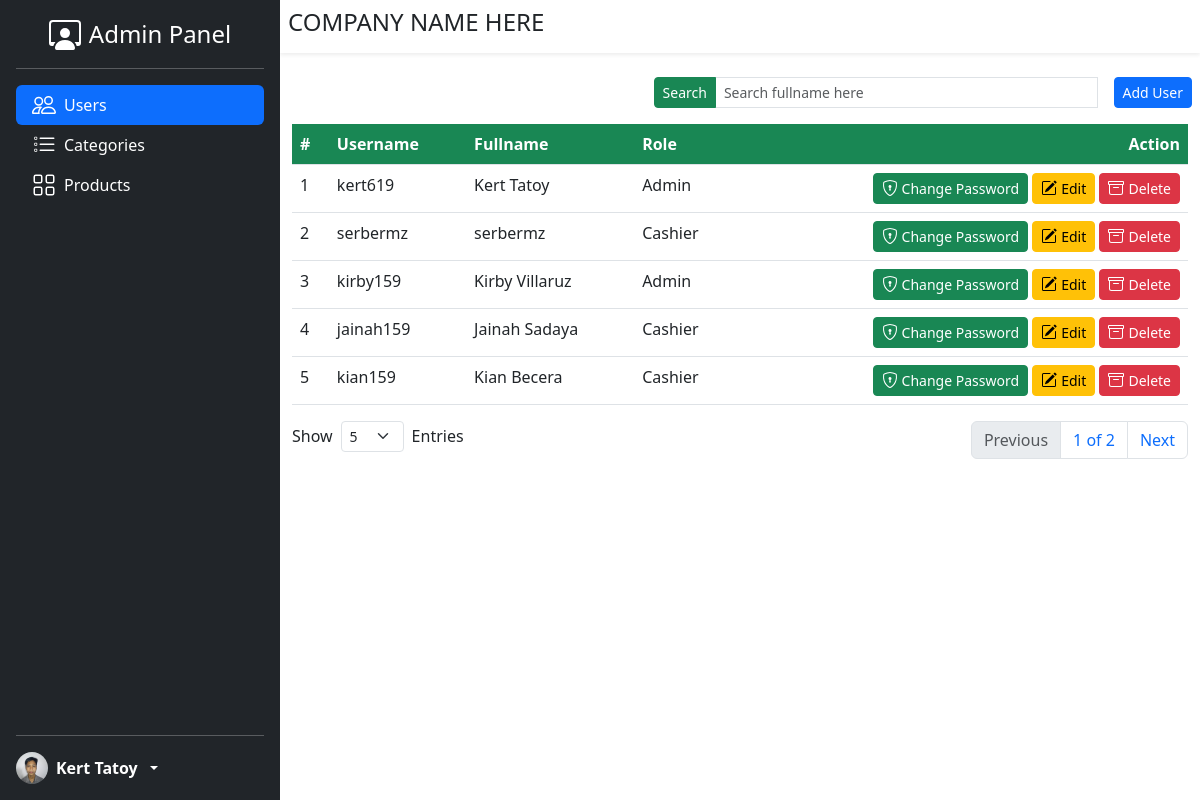
The page /admin/users.php (signed in) on the database its author committed.
### tables this page shows
CREATE TABLE `users` (
  `id` int(11) NOT NULL,
  `username` varchar(15) NOT NULL,
  `password` varchar(255) NOT NULL,
  `fullname` varchar(150) NOT NULL,
  `role` varchar(50) NOT NULL
);

### admin/users.php (the view, shortened to what this page needs)
<?php include_once 'includes/header.php'; ?>
<?php include_once 'includes/sidebar.php' ?>
<?php include_once 'includes/content-header.php' ?>
<?php
    $db = new DbConn();
    $pdo = $db->connect();
    $search = isset($_GET['search']) ? $_GET['search'] : '';
    $sql = "SELECT COUNT(id) as totalItems FROM users WHERE fullname LIKE :fullname";
    $stmt = $pdo->prepare($sql);
    $stmt->bindValue(':fullname', '%' . $search . '%');
    $stmt->execute();
    $result = $stmt->fetch();
    $totalItems = $result['totalItems'];
    $itemsPerPage = isset($_GET['entries']) ? $_GET['entries'] : 5;
    $totalPages = ceil($totalItems / $itemsPerPage);
    $currentPage = isset($_GET['page']) ? $_GET['page'] : 1;
    $offset = ($currentPage - 1) * $itemsPerPage;
    $sql = "SELECT * FROM users WHERE fullname LIKE :fullname ORDER BY id LIMIT $offset, $itemsPerPage";
    $stmt = $pdo->prepare($sql);
    $stmt->bindValue(':fullname', '%' . $search . '%');
    $stmt->execute();
    $result = $stmt->fetchAll();
?>
<div class="content mt-3">
    <div class="row m-0 justify-content-end gx-4 gx-md-3 gy-2">
        <div class="col-md-6">
            <form action="<?php echo $_SERVER['PHP_SELF'] ?>" method="GET">
                <div class="input-group input-group-sm">
                    <button class="btn btn-success">Search</button>
                    <input type="text" name='search' class="form-control shadow-none" placeholder="Search fullname here"
                        autocomplete="off" autofocus>
                </div>
            </form>
        </div>
        <div class="col-auto">
            <button class="btn btn-sm btn-primary btn-add" data-bs-toggle="modal" data-bs-target="#add-user-modal">Add
                User</button>
        </div>
    </div>
    <div class="container-fluid mt-3">
        <div class="table-responsive">
            <table class="table">
                <thead>
                    <tr class="text-bg-success">
                        <th scope="col">#</th>
                        <th scope="col">Username</th>
                        <th scope="col">Fullname</th>
                        <th scope="col">Role</th>
                        <th scope="col" class="text-end">Action</th>
                    </tr>
                </thead>
                <tbody>
                    <?php
                        $counter = 1;
                        foreach ($result as $user) {
                    ?>
                    <tr>
                        <td><?php echo $counter ?></td>
                        <td><?php echo $user['username'] ?></td>
                        <td><?php echo $user['fullname'] ?></td>
                        <td><?php echo $user['role'] ?></td>
                        <td class='text-nowrap text-end'>
                            <button
                                class='btn btn-sm btn-success d-inline-flex align-items-center gap-1 btn-change-pass'
                                data-id="<?php echo $user['id'] ?>">
                                <span>Change Password</span>
                            </button>
                            <button class='btn btn-sm btn-warning d-inline-flex align-items-center gap-1 btn-edit'
                                data-id="<?php echo $user['id'] ?>">
                                <span>Edit</span>
                            </button>
                            <button class='btn btn-sm btn-danger d-inline-flex align-items-center gap-1 btn-delete'
                                data-id="<?php echo $user['id'] ?>">
                                <span>Delete</span>
                            </button>
                        </td>
                    </tr>
                    <?php
                     $counter++;
                        }
                    ?>
                </tbody>
            </table>
        </div>
        <div class="row justify-content-between mb-3 gy-3">
            <div class="col-auto">
                <div class="d-flex align-items-center gap-2">
                    <span>Show</span>
                    <form action="<?php echo $_SERVER['PHP_SELF'] ?>" method="GET">
                        <select name="entries" class="form-select form-select-sm shadow-none"
                            onchange="this.form.submit()">
                            <option <?php if($itemsPerPage == 5) echo 'selected' ?> value="5">5</option>
                        </select>
                    </form>
                    <span>Entries</span>
                </div>
            </div>
            <div class="col-auto">
                <ul class="pagination">
                    <?php
                    if($totalPages > 1){
                        if($currentPage > 1){
                            $previousPage = $currentPage - 1;
                            echo "<li class='page-item'><a class='page-link text-center' href='?search=$search&page=$previousPage&entries=$itemsPerPage'>Previous</a></li>";
                        } else{
                            echo "<li class='page-item'><a class='page-link text-center disabled'>Previous</a></li>";
                        }
                        echo "<li class='page-item'><span class='page-link text-center'>$currentPage of $totalPages</span></li>";
                        if($currentPage < $totalPages){
                            $nextPage = $currentPage + 1;
                            echo "<li class='page-item'><a class='page-link text-center' href='?search=$search&page=$nextPage&entries=$itemsPerPage'>Next</a></li>";
                        }
                        else{
                            echo " <li class='page-item'><a class='page-link text-center disabled'>Next</a></li>";
                        }
                    }
                    ?>
                </ul>
            </div>
        </div>
    </div>
</div>
<?php include_once 'includes/footer.php' ?>

### admin/includes/header.php (shortened to what this page needs)
<!DOCTYPE html>
<html lang="en">
<head>
    <link rel="stylesheet" href="../Vendors/bootstrap/bootstrap.min.css">
    <link rel="stylesheet" href="../css/style.css">
</head>
<body>

### admin/includes/sidebar.php (shortened to what this page needs)
<?php
    $currentRoute = basename($_SERVER['PHP_SELF']);
?>
<div class="d-flex flex-column p-3 text-bg-dark sidebar">
    <span class="text-white d-flex align-items-center gap-2 justify-content-center">
        <span class="fs-4 d-none d-md-inline">Admin Panel</span>
    </span>
    <hr>
    <ul class="nav nav-pills flex-column mb-auto">
        <li class="nav-item">
            <a href="users.php"
                class="nav-link d-flex align-items-center gap-2 text-white <?php echo $currentRoute == 'users.php' ? 'active' : ''?>">
                <span class="d-none d-md-inline">Users</span>
            </a>
        </li>
        <li class="nav-item">
            <a href="categories.php"
                class="nav-link d-flex align-items-center gap-2 text-white <?php echo $currentRoute == 'categories.php' ? 'active' : ''?>">
                <span class="d-none d-md-inline">Categories</span>
            </a>
        </li>
        <li class="nav-item">
            <a href="products.php"
                class="nav-link d-flex align-items-center gap-2 text-white <?php echo $currentRoute == 'products.php' ? 'active' : ''?>">
                <span class="d-none d-md-inline">Products</span>
            </a>
        </li>
    </ul>
    <hr>
    <div class="dropdown">
        <a href="#" class="d-flex align-items-center text-white text-decoration-none dropdown-toggle gap-2"
            data-bs-toggle="dropdown">
            <img src="../images/profile.jpg" width="32" height="32" alt="" class="rounded-circle">
            <strong class="d-none d-md-inline"><?php echo $_SESSION['fullname'] ?></strong>
        </a>
    </div>
</div>

### admin/includes/content-header.php
<div class="content shadow-sm p-2">
    <h4>COMPANY NAME HERE</h4>
</div>

### admin/includes/footer.php (shortened to what this page needs)
</body>
</html>

### css/style.css (style rules this page uses)
.sidebar { width: 280px; height: 100vh; position: fixed; left: 0; }
.content { margin-left: 280px; }

### rows shown on the page
users: username "kert619", fullname "Kert Tatoy", role "Admin"
users: username "serbermz", fullname "serbermz", role "Cashier"
users: username "kirby159", fullname "Kirby Villaruz", role "Admin"
users: username "jainah159", fullname "Jainah Sadaya", role "Cashier"
users: username "kian159", fullname "Kian Becera", role "Cashier"

### other values the page prints
$_SESSION['fullname'] "Kert Tatoy"
$currentPage "1"
$totalPages "2"
